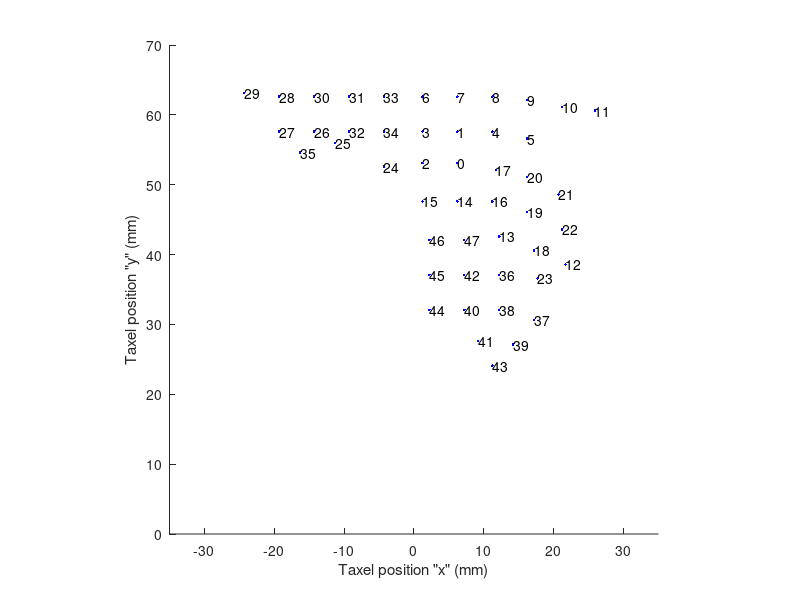
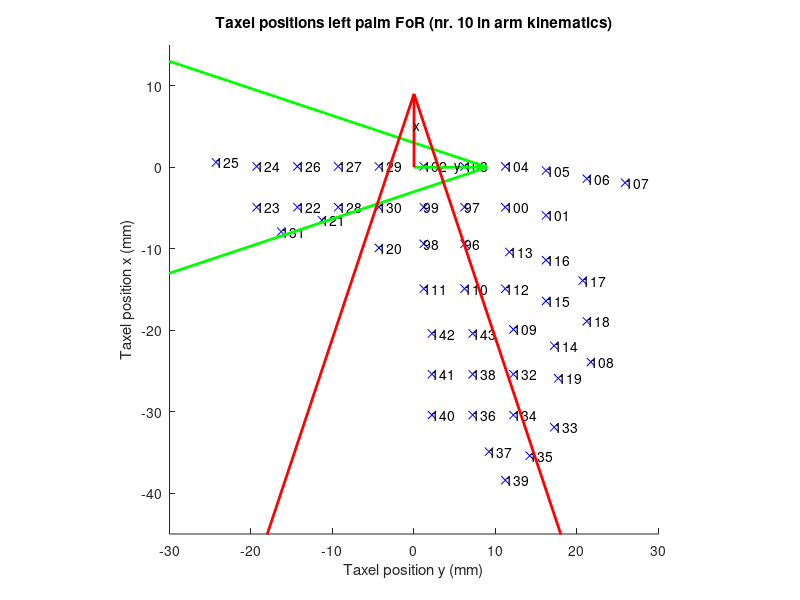
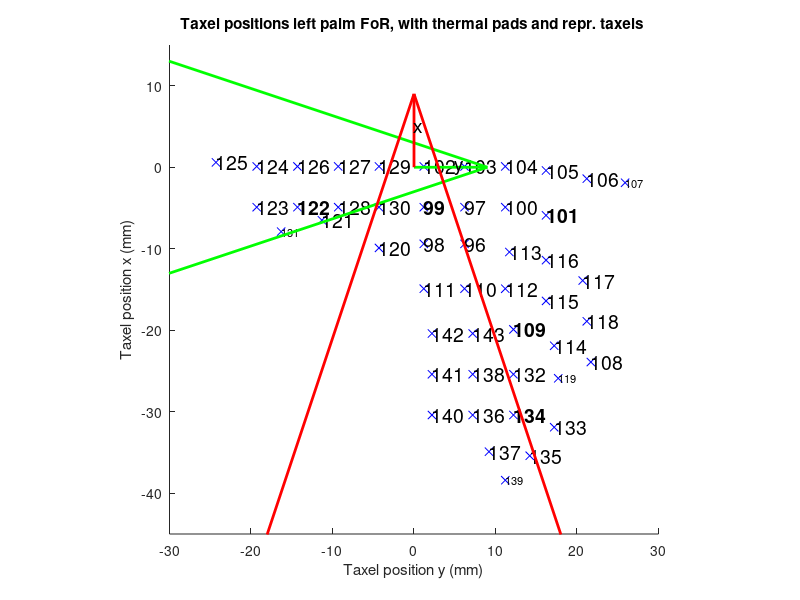

These charts were generated, in order, by the following MATLAB code:
%Edited by Matej Hoffmann
% Genova Dec 2013

clear; clc;
SAVE_FIGURES = false;
PRODUCE_OUTPUT_FILE = false;

%% load stuff
%load('taxel_positions_left_palm_Marco');
load('taxel_positions_with_IDs_left_palm_Marco');
% this loads the TAXEL_IDS_AND_POSITIONS variable which comes after preprocessing of the excel sheet from Marco Maggiali - MMSP_L.xlsx
% Only columns 1, 4 and  5  were taken, copied to
% MMSP_L_positions_sorted_by_taxel_number.xlsx and SORTED by taxel number
% column, The manually copied to a matlab variable TAXEL_IDS_AND_POSITIONS
% and saved.
% first column: taxel ID - this is only for the palm - for the skin ports, this is actually 8*12 + this ID, that is the first palm taxel should be 97th value on the port, with ID of 96 - see  
% /home/matej/programming/iCub/main/app/skinGui/conf/skinGui/left_hand_V2_1.ini
% 2nd column: "x" positions of taxels in mm
% 3rd column: "y" positions of taxels in mm
% these are in FoR_9 - the "second" wrist joint - if we swap the axes x and
% y, an, in x,y,z. if we add -16 to z - there is a shift in the z-axis from
% wrist to palm

NR_TAXELS = size(TAXEL_IDS_AND_POSITIONS,1);
TAXEL_ID_OFFSET_PALM_TO_HAND = 96;


%% FoR transformations

%1) add empty z column
taxel_positions_FoR_9 = [];
for i=1:NR_TAXELS;
    taxel_positions_FoR_9(i,1) = TAXEL_IDS_AND_POSITIONS(i,3); % swap x and y
    taxel_positions_FoR_9(i,2) = TAXEL_IDS_AND_POSITIONS(i,2);
    taxel_positions_FoR_9(i,3) = -16; % w.r.t wrist joint position, the palm skin is 16 mm more "up", which is -16 w.r.t FoR9 z-axis
end

% 2) transform to FoR_10 (palm)
% I ran /media/DATA/my_matlab/icub_kinematics/ICubFwdKinNew/WaistLeftArmFwdKin/WaistLeftArmFwdKin_asScript.m
% to get the rototrans. matrix from FoR9 (second wrist joint) to FoR10
% (palm) --  G_910 in workspace (for zero joint angles theta)
% 

G_910 = [1.0000         0         0   62.5000;
         0    1.0000         0         0;
         0         0    1.0000  -16.0000;
         0         0         0    1.0000];
% this is in fact just a translation - so I could also do it without the whole rototranslation matrix, but let's keep it     
G_910_inv = inv(G_910); % to remap the coordinates, we need to use the inverse matrix       

taxel_positions_FoR_10=[];
taxel_positions_FoR_10_doublecheck=[];
for j=1:NR_TAXELS
    
   row_vector_9 = []; row_vector_10 = [];
   column_vector_homo_9=[]; column_vector_homo_10=[];
    
   row_vector_9 = taxel_positions_FoR_9(j,:);
   column_vector_homo_9 = row_vector_9';
   column_vector_homo_9(4)=1;
   column_vector_homo_10 = G_910_inv * column_vector_homo_9;
   column_vector_homo_10(4)=[];
   row_vector_10 = column_vector_homo_10';
   taxel_positions_FoR_10(j,:)=row_vector_10;
   
   
   %for doublechecking we do the translations manually 
   taxel_positions_FoR_10_doublecheck(j,1) = taxel_positions_FoR_9(j,1)-62.5;
   taxel_positions_FoR_10_doublecheck(j,2) = taxel_positions_FoR_9(j,2);
   taxel_positions_FoR_10_doublecheck(j,3) = taxel_positions_FoR_9(j,3)+16;
   
   if (~ isequal(taxel_positions_FoR_10,taxel_positions_FoR_10_doublecheck))
       disp('Transformed arrays are not equal!');
   end
  
   
end
       
%% visualize   

% plot original taxel positions
f1 = figure(1);
clf(f1);

hold on;
plot(TAXEL_IDS_AND_POSITIONS(:,2),TAXEL_IDS_AND_POSITIONS(:,3),'.b');
for i=1:NR_TAXELS
   text(TAXEL_IDS_AND_POSITIONS(i,2),TAXEL_IDS_AND_POSITIONS(i,3),int2str(TAXEL_IDS_AND_POSITIONS(i,1))); 
end
xlim([-35 35]);
ylim([0 70]);
xlabel('Taxel position "x" (mm)');
ylabel('Taxel position "y" (mm)');
axis equal;
hold off;

f2 = figure(2);
clf(f2);
length = 10; % for ref. frame
title('Taxel positions left palm FoR (nr. 10 in arm kinematics)');
hold on;
% we swap the axes for visualiation to match better with the palm
plot(taxel_positions_FoR_10(:,2),taxel_positions_FoR_10(:,1),'xb');
for i=1:NR_TAXELS
   text(taxel_positions_FoR_10(i,2),taxel_positions_FoR_10(i,1),int2str(i-1+TAXEL_ID_OFFSET_PALM_TO_HAND)); 
end
h = quiver(0 ,0, 10,0);
set(h, 'Color', 'g', 'LineWidth', 2, 'MaxHeadSize', 4, 'ShowArrowHead', 'on');
text(5,0,'y');
h2 = quiver(0,0, 0,10);
set(h2, 'Color', 'r', 'LineWidth', 2, 'MaxHeadSize', 4, 'ShowArrowHead', 'on')
text(0,5,'x');

ylim([-45 15]);
xlim([-30 30]);
xlabel('Taxel position y (mm)');
ylabel('Taxel position x (mm)');
axis equal;
hold off;

if SAVE_FIGURES
    saveas(f2,'Taxel_positions_left_palm_FoR10.fig');
    print -f2 -djpeg 'Taxel_positions_left_palm_FoR10.jpg';
end    

f3 = figure(3);
clf(f3);
length = 10; % for ref. frame
title('Taxel positions left palm FoR, with thermal pads and repr. taxels ');
hold on;
% we swap the axes for visualiation to match better with the palm
plot(taxel_positions_FoR_10(:,2),taxel_positions_FoR_10(:,1),'xb');
for i=1:NR_TAXELS
   if ( ((i-1+TAXEL_ID_OFFSET_PALM_TO_HAND) == 107) || ((i-1+TAXEL_ID_OFFSET_PALM_TO_HAND) == 119) || ((i-1+TAXEL_ID_OFFSET_PALM_TO_HAND) == 131) || ((i-1+TAXEL_ID_OFFSET_PALM_TO_HAND) == 139) ) %thermal pads
          text(taxel_positions_FoR_10(i,2),taxel_positions_FoR_10(i,1),int2str(i-1+TAXEL_ID_OFFSET_PALM_TO_HAND),'FontSize',8); 
   elseif ( ((i-1+TAXEL_ID_OFFSET_PALM_TO_HAND) == 99) || ((i-1+TAXEL_ID_OFFSET_PALM_TO_HAND) == 101) || ((i-1+TAXEL_ID_OFFSET_PALM_TO_HAND) == 109) ...
                || ((i-1+TAXEL_ID_OFFSET_PALM_TO_HAND) == 122)  || ((i-1+TAXEL_ID_OFFSET_PALM_TO_HAND) == 134)) %repr. taxels
          text(taxel_positions_FoR_10(i,2),taxel_positions_FoR_10(i,1),int2str(i-1+TAXEL_ID_OFFSET_PALM_TO_HAND),'FontSize',14,'FontWeight','bold'); 
   else
            text(taxel_positions_FoR_10(i,2),taxel_positions_FoR_10(i,1),int2str(i-1+TAXEL_ID_OFFSET_PALM_TO_HAND),'FontSize',14); 
   end
end
h = quiver(0 ,0, 10,0);
set(h, 'Color', 'g', 'LineWidth', 2, 'MaxHeadSize', 4, 'ShowArrowHead', 'on');
text(5,0,'y','FontSize',14);
h2 = quiver(0,0, 0,10);
set(h2, 'Color', 'r', 'LineWidth', 2, 'MaxHeadSize', 4, 'ShowArrowHead', 'on')
text(0,5,'x','FontSize',14);
 
ylim([-45 15]);
xlim([-30 30]);
xlabel('Taxel position y (mm)');
ylabel('Taxel position x (mm)');
axis equal;
hold off;

if SAVE_FIGURES
    saveas(f3,'Taxel_positions_left_palm_FoR10_withThermalAndRepTaxels.fig');
    print -f3 -djpeg 'Taxel_positions_left_palm_FoR10_withThermalAndRepTaxels.jpg';
end
%f3=figure(3);
%annotation('arrow',[0 1],[0 0]);
%quiver(0,0,1,0);
%plot(0.9,0.1)

%% prepare output

if PRODUCE_OUTPUT_FILE

    % convert to meters
    for i=1:NR_TAXELS
        taxel_positions_FoR_10_meters = taxel_positions_FoR_10 ./ 1000.0; 
    end

    %with taxel IDs
    taxel_IDs_and_positions_palm_only_FoR_10_meters = [TAXEL_IDS_AND_POSITIONS(:,1) taxel_positions_FoR_10_meters];
    taxel_handIDs_and_positions_palm_only_FoR_10_meters = taxel_IDs_and_positions_palm_only_FoR_10_meters;
    for i=1:NR_TAXELS
       taxel_handIDs_and_positions_palm_only_FoR_10_meters(i,1) =  taxel_handIDs_and_positions_palm_only_FoR_10_meters(i,1) + TAXEL_ID_OFFSET_PALM_TO_HAND;
    end

    dlmwrite('left_palm_only_IDs_and_positions_meters.txt', taxel_IDs_and_positions_palm_only_FoR_10_meters);
    dlmwrite('left_palm_only_handIDs_and_positions_meters.txt', taxel_handIDs_and_positions_palm_only_FoR_10_meters);

    % now prepare the text file with 3 position coordinates and three with the
    % normal - we will assign 0 0 -1 - that is point out of the palm,
    % with 192 rows - taxel ID is implicit in the (row number - 1)
    beginning_zeros=zeros(TAXEL_ID_OFFSET_PALM_TO_HAND,6);
    end_zeros_count = 192-(NR_TAXELS+TAXEL_ID_OFFSET_PALM_TO_HAND);
    end_zeros=zeros(end_zeros_count,6);
    for j=1:NR_TAXELS
        taxel_positions_and_normals_FoR_10_meters(j,:) = [taxel_positions_FoR_10_meters(j,:) 0 0 -1 ];
    end
    taxel_positions_and_normals_palm_and_fake_fingers_FoR_10_meters = [beginning_zeros ; taxel_positions_and_normals_FoR_10_meters; end_zeros];
    dlmwrite('left_hand.txt',taxel_positions_and_normals_palm_and_fake_fingers_FoR_10_meters,'delimiter', '\t', ...
             'precision', 5);
end